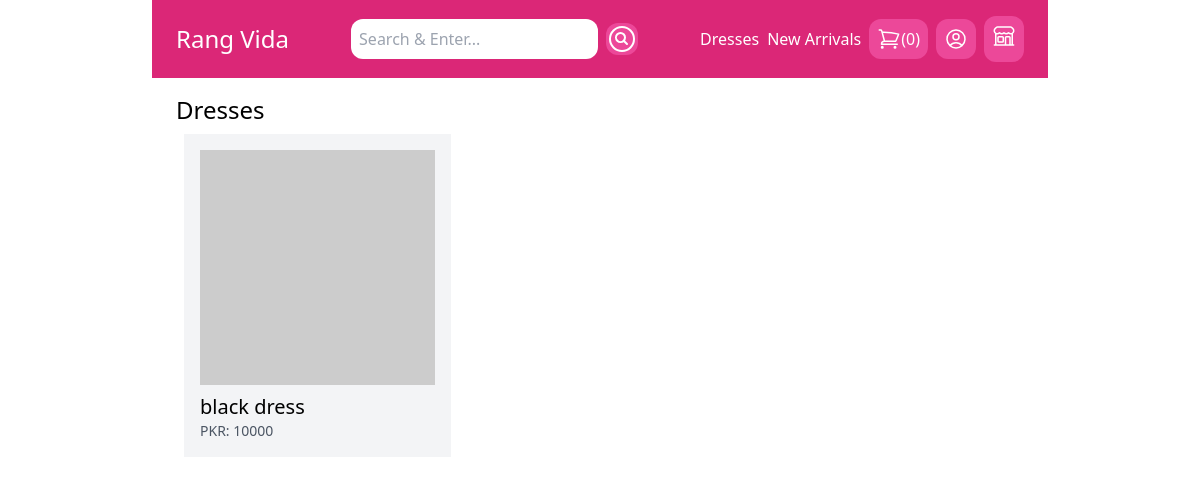
The page /Dresses/ (signed in) on the database its author committed.
### store/models.py (models this page shows, shortened)
class Category(models.Model):
    title = models.CharField(max_length=50)
    slug = models.SlugField(max_length=50)
    class Meta:
        verbose_name_plural = 'Categories'

class Product(models.Model):
    DRAFT = 'draft'
    AWAITING_APPROVAL = 'Waiting approval'
    ACTIVE = 'active'
    DELETED = 'deleted'
    STATUS_CHOICES = ((DRAFT, 'Draft'),
                      (AWAITING_APPROVAL,'Awaiting approval'),
                      (ACTIVE, 'Active'),
                      (DELETED, 'Deleted')
    )
    status = models.CharField(max_length=50, choices=STATUS_CHOICES, default=ACTIVE)
    user = models.ForeignKey(User, related_name='products', on_delete=models.CASCADE)
    category = models.ForeignKey(Category, related_name='products', on_delete=models.CASCADE)
    title = models.CharField(max_length=50)
    slug = models.SlugField(max_length=50)
    description = models.TextField(blank=True)
    price = models.IntegerField()
    image = models.ImageField(upload_to='uploads/product_images/', blank=True, null=True)
    thumbnail = models.ImageField(upload_to='uploads/product_images/thumbnail', blank=True, null=True)
    created_at = models.DateTimeField(auto_now_add=True)
    updated_at = models.DateTimeField(auto_now=True)
    class Meta:
        ordering = ('-created_at',)
    def get_display_price(self):
        return self.price
    def get_thumbnail(self):
        if self.thumbnail:
            return self.thumbnail.url
        else:
            if self.image:
                 self.thumbnail = self.make_thumbnail (self.image)
                 self.save()
                 return self.thumbnail.url
            else:
                return 'https://placehold.co/240x240'

### store/views.py (the view)
# urls.py: path('<slug:slug>/', views.category_detail, name='category_detail'),
def category_detail(request, slug):
    category = get_object_or_404(Category, slug=slug)
    products = category.products.filter(status=Product.ACTIVE)
    return render(request, 'store/category_detail.html', {'category': category, 'products': products})

### store/cart.py (called while the page is built)
    def __len__(self):
        return sum(item['quantity'] for item in self.cart.values())

### store/context_processors.py (called while the page is built)
def cart(request):
    return {'cart': Cart(request)}

### store/templatetags/menu.py (called while the page is built)
@register.inclusion_tag('core/menu.html')
def menu():
    categories = Category.objects.all()
    return {'categories': categories}

### store/Templates/store/category_detail.html (shortened to what this page needs)
{% extends 'core/base.html' %}
{% block content %}
    <h1 class="text-2xl">{{ category.title }}</h1>
    {% include 'store/partials/products.html' %}
{% endblock %}

### core/Templates/Core/menu.html (shortened to what this page needs)
{% for category in categories %}
    <a href="{% url 'category_detail' category.slug %}" class="text-white">{{ category.title }}</a>
{% endfor %}

### store/Templates/store/partials/products.html
<div class="flex flex-wrap">
    {% for product in products %}
         <div class="product w-1/3 p-2">
             <div class="p-4 bg-gray-100">
                 <a href="{% url 'product_detail' product.category.slug product.slug %}">
                 <div class="image mb-2">
                          <img src="{{ product.get_thumbnail }}" alt="image of {{ product.title }}">
                 </div>
                     <h2 class="text-xl">{{ product.title }}</h2>
                     <p class="text-sm text-gray-600">PKR: {{ product.get_display_price }}</p>
                 </a>
             </div>
         </div>
    {% endfor %}
</div>

### rows shown on the page
Category: title "Dresses"
Category: title "New Arrivals"
Product: title "black dress", get_display_price "10000"

### other values the page prints
{{ cart|length }} "0"
